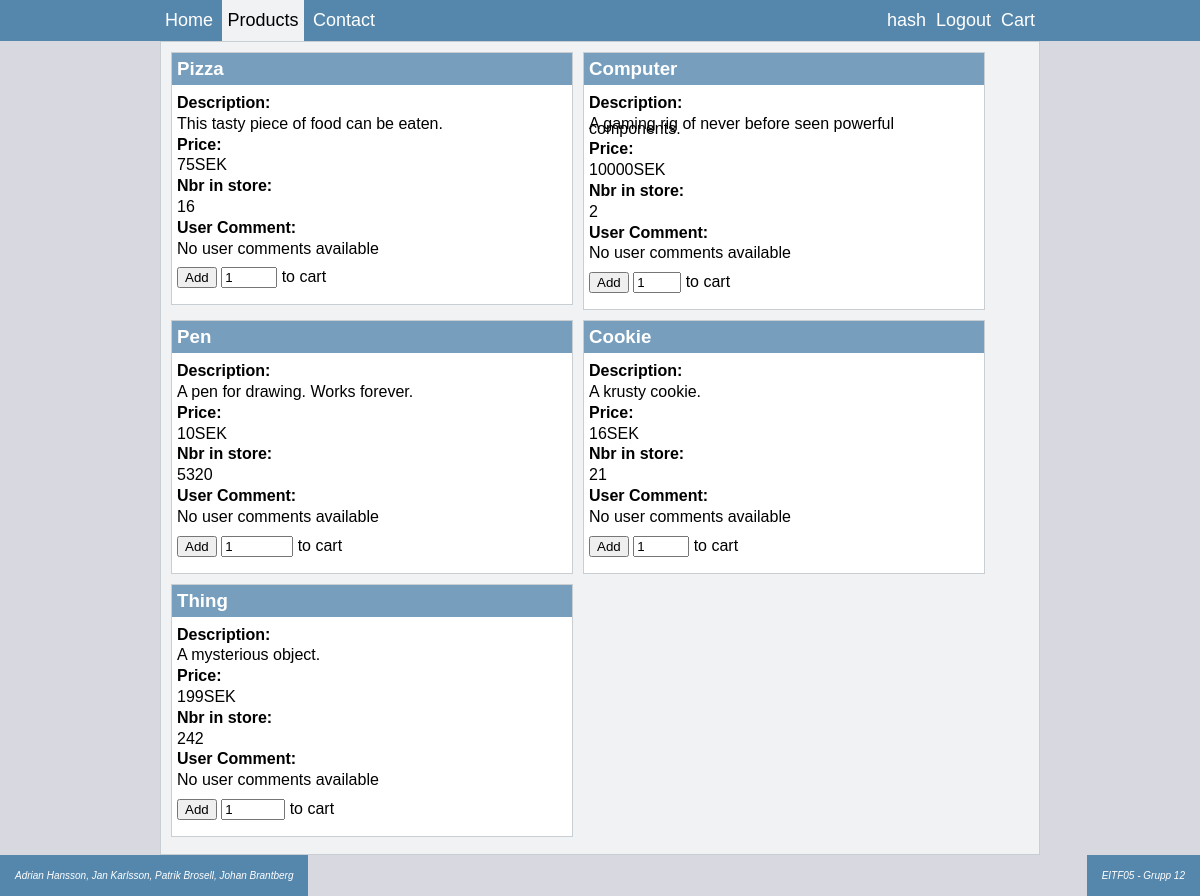
The page /products.php (signed in) on the database its author committed.
### tables this page shows
CREATE TABLE IF NOT EXISTS `products` (
  `id` int(11) NOT NULL AUTO_INCREMENT,
  `name` varchar(50) NOT NULL,
  `description` varchar(250) NOT NULL,
  `nbrInStore` int(10) NOT NULL,
  `imageURL` varchar(200) NOT NULL,
  `price` int(10) NOT NULL,
  `usercomment` varchar(4096) NOT NULL DEFAULT 'No user comments available',
  PRIMARY KEY (`id`)
);

### manager.php (the view, shortened to what this page needs)
<?php
class Manager {
	private $dbHost;
	private $db;
	private $dbUserName;
	private $dbPassword;
	private $dbConnection;
	public function printProducts(){
		$sqlGetProductsAll = "select * from products";
		$resultSet = $this->executeQuery($sqlGetProductsAll, null);
		for($i = 0; $i < count($resultSet); $i++){
			$product = array();
			array_push($product, $resultSet[$i]['name']);
			array_push($product, $resultSet[$i]['description']);
			array_push($product, $resultSet[$i]['price']);
			array_push($product, $resultSet[$i]['nbrInStore']);
			array_push($product, $resultSet[$i]['id']);
			array_push($product, $resultSet[$i]['usercomment']);
			echo '
			<div class="product-box">
				<h3 class="line-title">'.$product[0].'</h3>
				<div class="text-box blue">
					<p class="line-title">Description:</p>
					<p class="description">'.$product[1].'</p>
				</div>
				<div class="text-box green">
					<p class="line-title">Price:</p>
					<p>'.$product[2].'SEK</p>
				</div>
				<div class="text-box yellow">
					<p class = "line-title">Nbr in store:</p>
					<p>'.$product[3].'</p>
				</div>
				<div class="text-box yellow">
					<p class = "line-title">User Comment:</p>
					<p>'.$product[5].'</p>
				</div>
				<div class="text-box green">
					<form method=post action="addtocart.php">
						<input type="hidden" name="productID" value="'.$product[4].'">
						<input type="submit" value="Add">
						<input type="number" name="productCount" value="1" min="1" max="'.$product[3].'">
						to cart
					</form>
				</div>
			</div>';
		}
	}
	public function openConnection() {
		try {
			$this->dbConnection = new PDO("mysql:host=$this->dbHost;dbname=$this->db",
					$this->dbUserName,  $this->dbPassword);
			$this->dbConnection->setAttribute(PDO::ATTR_ERRMODE, PDO::ERRMODE_EXCEPTION);
		} catch (PDOException $e) {
			$error = "Connection error: " . $e->getMessage();
			print $error . "<p>";
			unset($this->conn);
			return false;
		}
		return true;
	}
	public function closeConnection() {
		$this->dbConnection = null;
	}
	private function executeQuery($query, $param = null) {
		try {
			$stmt = $this->dbConnection->prepare($query);
			$stmt->execute($param);
			$result = $stmt->fetchAll();
		} catch (PDOException $e) {
			$error = "*** Internal error: " . $e->getMessage() . "<p>" . $query;
			die($error);
		}
		return $result;
	}
}
?>

### style.css (style rules this page uses)
body { margin:0; background-color: #D8D9E0; font-family: Arial, Helvetica, sans-serif; }
.product-box { border-style: solid; border-width: 1px; border-color: #C8CED2; color: #000000; background-color: white; margin-bottom: 10px; margin-right: 10px; width: 50vh; height: auto; float:left; }
.product-box h3 { color: white; font-family: Arial, Helvetica, sans-serif; margin:0; padding-top: 5px; padding-bottom: 5px; background-color: #779FBD; padding-left: 5px; padding-right: 5px; }
.product-box p { line-height: 30%; font-family: Arial, Helvetica, sans-serif; }
.product-box .line-title { font-weight: bold; }
.text-box { margin-left: 5px; margin-right: 5px; }

### rows shown on the page
products: name "Pizza", description "This tasty piece of food can be eaten.", price "75", nbrInStore "16", usercomment "No user comments available"
products: name "Computer", description "A gaming rig of never before seen powerful components.", price "10000", nbrInStore "2", usercomment "No user comments available"
products: name "Pen", description "A pen for drawing. Works forever.", price "10", nbrInStore "5320", usercomment "No user comments available"
products: name "Cookie", description "A krusty cookie.", price "16", nbrInStore "21", usercomment "No user comments available"
products: name "Thing", description "A mysterious object.", price "199", nbrInStore "242", usercomment "No user comments available"

### other values the page prints
$_SESSION['loginUserName'] "hash"
